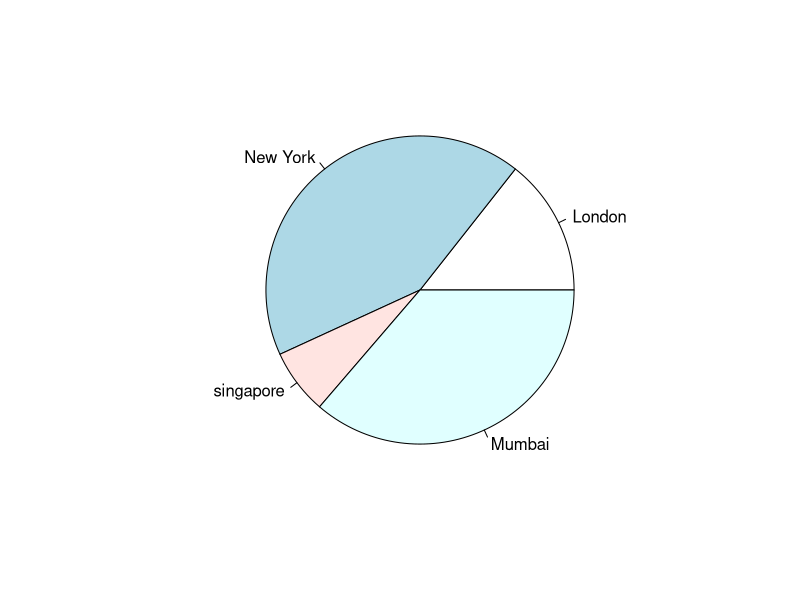

Write the R code that produced this figure.
x <- c(21, 62, 10, 53)
labels <- c("London", "New York", "singapore", "Mumbai")
png(file = "D:/Projects/Data-Science-Machine-Learning-Data-Analysis-Python-R/imagescity.jpg")

pie(x, labels )
dev.off()